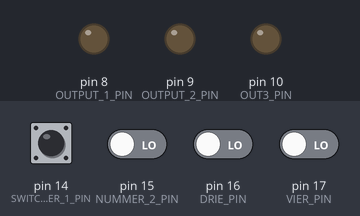
A sketch run on a simulated Arduino Uno, built with avr-gcc and run on an emulated ATmega328P. Shown: output pins drawn as LEDs (lit = HIGH). The inputs (shaded band) are chosen by the test bench; at power-on: pin 14 (SWITCH_NUMMER_1_PIN) HIGH, pin 15 (NUMMER_2_PIN), pin 16 (DRIE_PIN), pin 17 (VIER_PIN) LOW.

Above: at 1.2 s.
1.3 s: pin 15 (NUMMER_2_PIN) driven HIGH and pin 16 (DRIE_PIN) driven HIGH
At 1.8 s:
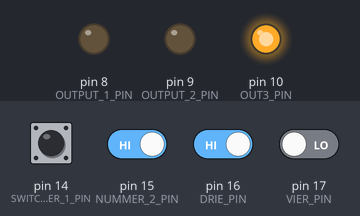
2.8 s: pin 15 (NUMMER_2_PIN) driven LOW
At 4.0 s:
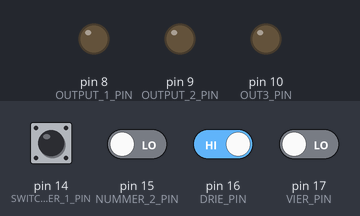
4.3 s: pin 17 (VIER_PIN) driven HIGH
At 5.3 s:
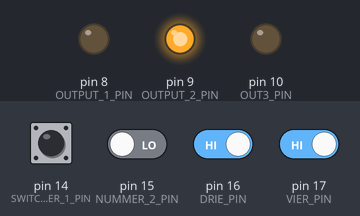
5.8 s: pin 17 (VIER_PIN) driven LOW
At 6.4 s:
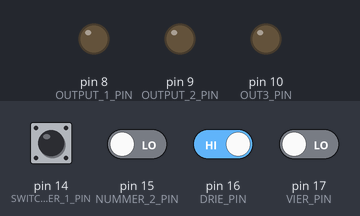
Timing chart, 0 to 8.3 s (numbered marks = the images above; inputs shaded):
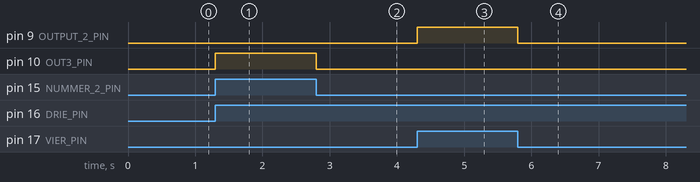

The sketch:

test.ino
```cpp
/**
 * test.cpp
 *
 *  Created on	: 9 nov. 2013
 *  Author		: Nico Verduin
 *	Email		: info@verelec.com
 *  Website		: www.verelec.nl
 *
 * Revision Control
 *
 * Latest Revsion
 * ____________________
 *
 * Revision	: $Revision: 3 $
 * Date		: $Date: 2013-11-11 14:08:57 +0100 (Mon, 11 Nov 2013) $
 * Author	: $Author: Nico $
 *
 */
#include <Arduino.h>
#include "TruthTableEngineClass.h"	// truth table engine class
#include "Test_Set.h"				// generated test set

TruthTableEngine engine;			// we only need one engine

void setup(){
	Test_Set_buildModelStructure();	// function itself is generated in test set
	engine.setup(Test_Set_ptr);		// setup IO ports. TestSet_ptr is generated
}

void loop(){
	//
	// process all at once
	//
	engine.processAutomatic(Test_Set_ptr);
	//
	// or each individual step
	//
	engine.readInputs(Test_Set_ptr);	// reads the inputs from the digital pins
	engine.preProcess(Test_Set_ptr);	// processes all inputs
	engine.process(Test_Set_ptr);		// searches a valid combination
	engine.postProcess(Test_Set_ptr);	// processes all outputs
	engine.writeOutputs(Test_Set_ptr);	// writes the outputs to the digital pins
}
```

Test_Set.h
```cpp
#ifndef TEST_SET_H
#define TEST_SET_H
#include "TruthTableEngineClass.h"
/**
 * @file     D:\workspace\TruthTableEngine\Test_Set.h
 * @author   TruthTable Testset generator
 * @date     10-11-2013
 * @version  1.0
 * @mainPage
 * test set generated for Truth table engine
 */

/**
 * SVN version control. do not remove
 * $Revision: 3 $
 * $Date: 2013-11-11 14:08:57 +0100 (Mon, 11 Nov 2013) $
 * $Author: Nico $
 */

#ifdef __IN_ECLIPSE__
    #ifdef __cplusplus
        extern "C" {
    #endif
    void loop();
    void setup();
    #ifdef __cplusplus
       } // extern "C"
    #endif
#endif
#include <Arduino.h>
//
// pin definitions
//

#define	SWITCH_NUMMER_1_PIN	14	// SWITCH NUMMER 1
#define	NUMMER_2_PIN	15	// NUMMER 2
#define	DRIE_PIN	16	// DRIE
#define	VIER_PIN	17	// VIER
#define	OUTPUT_1_PIN	8	// OUTPUT 1
#define	OUTPUT_2_PIN	9	// OUTPUT 2
#define	OUT3_PIN	10	// OUT3
//
// pin Array
//
uint8_t Test_Set_inputArray[] =          // this array contains all the digital input pins used
{	SWITCH_NUMMER_1_PIN	,	// Switch nummer 1
	NUMMER_2_PIN	,	// Nummer 2
	DRIE_PIN	,	// Drie
	VIER_PIN	,	// vier
};
//
// Active input level Array
//
uint8_t Test_Set_activeInputArray[] =          // this array contains the active input level per pin
{	LOW 	,	// Switch nummer 1
	LOW 	,	// Nummer 2
	LOW 	,	// Drie
	LOW 	,	// vier
};
//
// Analog pin Array
//
uint8_t Test_Set_analogArray[] =          // this array contains all the analog input pins used
{};
//
// Output pin Array
//
uint8_t Test_Set_outputArray[] =          // this array contains all the digital output pins used
{	OUTPUT_1_PIN	,	// output 1
	OUTPUT_2_PIN	,	// output 2
	OUT3_PIN	,	// out3
};
//
// Active output level Array
//
uint8_t Test_Set_activeOutputArray[] =          // this array contains the active output level per pin
{	HIGH	,	// output 1
	HIGH	,	// output 2
	HIGH	,	// out3
};
//
// Bandwidth array
//
unsigned int Test_Set_bandwidthArray[][2] =          // this array contains the active bandwidths
{};
//
// structure for Engine Array entries. Current setup can handle maximum of 8 inputs mapping to 8 outputs
//
#ifndef STRUCT_CONDITION
#define STRUCT_CONDITION
struct condition {
    uint32_t inputs;         // input conditions
    uint32_t outputs;        // output results
};
#endif

//
// Conditions array
//
// instructions for use:
// - on the input side, a "1" indicates that that switch or input is SET. See it as an X on a truth table
// - On the output, a "1" indicates it will set the output pin.
//
// However, as inputs and outputs might be different set in practice. i.e. pull-up or pull-down on the inputs
// or a setting of output would mean a "0" while normally they would be high. This is resolved with the
// defines INPUT_ON and OUTPUT_ON at the beginning of the program
//
//
// Conditions array
//
 condition Test_Set_engineArray[] =          // this array contains the Truth table
{
	{ B1000,	 B100},	// Condition 1
	{ B0100,	 B010},	// Condition 2
	{ B0010,	 B110},	// Condition 3
	{ B0001,	 B001},	// Condition 4
};
uint8_t Test_Set_digitalInputArray[ 4];    // contains the digital values read from the pins
unsigned int Test_Set_analogInputArray[ 0];       // contains the analog values read from the pins
uint8_t Test_Set_digitalOutputArray[ 3];       // contains the output values read from the engine
//
// collections of all arrays belonging to Test_Set
//
EngineData Test_Set;                        // contains all the pointers to this testset
EngineData *Test_Set_ptr;                    // pointer to this testset

/**
* @name Test_Set_buildModelStructure()
* builds the model structure for this dataset ready to be handed over to the TruthTable Engine
*/
void Test_Set_buildModelStructure() {
    Test_Set_ptr                    = &Test_Set;  // get address of Engine test set
    //
    // get pointers to individual generated arrays
    //
    Test_Set_ptr->digitalInputArray  = Test_Set_digitalInputArray;    // inputs from digital ports
    Test_Set_ptr->analogInputArray   = Test_Set_analogInputArray;     // inputs from analog ports
    Test_Set_ptr->bandwidthArray     = &Test_Set_bandwidthArray[0][0];// bandwidths for analog ports
    Test_Set_ptr->activeInputArray   = Test_Set_activeInputArray;     // input levels when active
    Test_Set_ptr->inputArray         = Test_Set_inputArray;           // pin definitions digital input
    Test_Set_ptr->analogArray        = Test_Set_analogArray;          // pin definitions analog input
    Test_Set_ptr->outputArray        = Test_Set_outputArray;          // pin definitions digital outputs
    Test_Set_ptr->activeOutputArray  = Test_Set_activeOutputArray;    // output levels when active
    Test_Set_ptr->digitalOutputArray = Test_Set_digitalOutputArray;   // outputs to digital ports
    Test_Set_ptr->engineArray        = Test_Set_engineArray;          // conditions to engine
    Test_Set_ptr->numberOfDigitalPins =  4;
    Test_Set_ptr->numberOfAnalogPins =  0;
    Test_Set_ptr->numberOfOutputPins =  3;
    Test_Set_ptr->numberOfConditions =  4;
}
#endif
```

TruthTableEngineClass.cpp
```cpp
/**
 * TruthTableEngineClass.cpp
 *
 *  Created on	: 7 nov. 2013
 *  Author		: Nico Verduin
 *	Email		: info@verelec.com
 *  Website		: www.verelec.nl
 *
 * Revision Control
 *
 * Latest Revsion
 * ____________________
 *
 * Revision	: $Revision: 3 $
 * Date		: $Date: 2013-11-11 14:08:57 +0100 (Mon, 11 Nov 2013) $
 * Author	: $Author: Nico $
 *
 */
#include "TruthTableEngineClass.h"

/**
 * @name TruthTableEngine()
 * constructor
 */
TruthTableEngine::TruthTableEngine() {
}
/**
 * @name setup(EngineData *inp)
 * @parameter inp pointer to EngineData structure
 * sets the input and output ports
 */
void TruthTableEngine::setup(EngineData *inp) {
	//
	// setup digital input and output pins
	//
	for (uint8_t i = 0; i < inp->numberOfDigitalPins; i++) {
		pinMode(inp->inputArray[i], INPUT);
	}
	for (uint8_t i = 0; i < inp->numberOfOutputPins; i++) {
		pinMode(inp->outputArray[i], OUTPUT);
	}
}


/**
 * @name readInputs(EngineData *inp)
 * @parameter inp pointer to EngineData structure
 * reads the inputs from the digital and analog pins
 */
void TruthTableEngine::readInputs(EngineData *inp) {
	//
	// read the digital inputs
	//
	for (uint8_t i = 0; i < inp->numberOfDigitalPins; i++) {
		inp->digitalInputArray[i] = digitalRead(inp->inputArray[i]);
	}
	//
	// read the analog inputs
	//
	for (uint8_t i = 0; i < inp->numberOfAnalogPins; i++) {
		inp->analogInputArray[i] = analogRead(inp->analogArray[i]);
	}
}
/**
 * @name preProcess(EngineData *inp)
 * @param inp pointer to EngineData structure
 * preprocesses the data by validating the input pins against the active logic levels
 * and analog values if they fit within the bandwidth
 */
void TruthTableEngine::preProcess(EngineData *inp) {

	inp->testByte = 0;				// no inputs processed yet
    //
    // process digital inputs
    //
    for (uint8_t i = 0; i < inp->numberOfDigitalPins; i++) {
        //
        // shift the bits in testByte one bit left first and then add the digital reading of the pin
        //
        inp->testByte = inp->testByte << 1;               				// shift left one bit
        if(inp->digitalInputArray[i] == inp->activeInputArray[i]) {    // set right bit setting in test byte
            inp->testByte += 1;
        } else {
            inp->testByte += 0;
        }
    }

    //
    // preprocessing analog inputs
    //
    for (uint8_t i = 0; i < inp->numberOfAnalogPins; i++){
        //
        // check if within bandwidth
        //
        inp->testByte = inp->testByte << 1;                       		// shift one bit left
        uint8_t j = (i * 2 * sizeof(unsigned int));						// determine offsets
        if (inp->analogInputArray[i] >= inp->bandwidthArray[j]) {       // value larger/equal than minimum value
            if (inp->analogInputArray[i] <= inp->bandwidthArray[j+1]) { // value smaller/equal than maximum value
                //
                // fits in the bandwidth
                //
                inp->testByte = inp->testByte + 1;                		// set lowest bit to 1
            }
        }
    }

}
/**
 * @name process(EngineData *inp)
 * @param inp pointer to EngineData structure
 * searches the condition table for a valid (= equal) entry like testByte and
 * puts the result in output byte
 */
void TruthTableEngine::process(EngineData *inp) {
    //
    // Check if there is an entry with a corresponding match in the engine array
    //
	inp->outputByte = 0L;

    for (uint8_t i = 0; i < inp->numberOfConditions; i++){
        if (inp->engineArray[i].inputs == inp->testByte) {
            //
            // we found a corresponding entry
            //
            inp->outputByte = inp->engineArray[i].outputs;
            //
            // and we can break out of the loop
            //
            break;
        }
    }
}
/**
 * @name postProcess(EngineData *inp)
 * @param inp pointer to EngineData structure
 * Breaks the output byte into the individual array entries
 */
void TruthTableEngine::postProcess(EngineData *inp) {

	uint32_t wOutputByte;			// work value so outputByte stays intact

	wOutputByte = inp->outputByte;
    //
    // now the post processing. copy each bit value from outputByte into the output array
    //
    for (int i = inp->numberOfOutputPins - 1; i >=0; i--) {
        //
        // mask all but the least significant bit and set the digitalOutput Array
    	//
        if ((wOutputByte & 0x0001) == 1) {
        	inp->digitalOutputArray[i] = 1;
        } else {
        	inp->digitalOutputArray[i] = 0;
        }
        //
        // right shift outputByte one bit
        //
        wOutputByte = wOutputByte >> 1;
    }
}

/**
 * @name writeOutputs(EngineData *inp)
 * @param inp pointer to EngineData structure
 * copies the digital output array to the corresponding pin outputs
 */
void TruthTableEngine::writeOutputs(EngineData *inp) {
    //
    // now the post processing. copy each digital output to the correct pin and set the active level
    //
    for (uint8_t i = 0; i < inp->numberOfOutputPins; i++) {
        //
        // test each bit
        //
        if (inp->digitalOutputArray[i] == 1) {
            digitalWrite(inp->outputArray[i], inp->activeOutputArray[i]);
        } else {
            digitalWrite(inp->outputArray[i], !inp->activeOutputArray[i]);
        }
    }
}
/**
 * @name processAutomatic(EngineData *inp)
 * @param inp pointer to EngineData structure
 * processes the whole sequence from reading inputs to writing outputs
 */
void TruthTableEngine::processAutomatic(EngineData *inp) {
	readInputs(inp);		// read inputs
	preProcess(inp);		// pre process into testbyte
	process(inp);			// search for valid combination
	postProcess(inp);		// copy result to output array
	writeOutputs(inp);		// write digital pins based on active levels
}
```

TruthTableEngineClass.h
```cpp
/**
 * TruthTableEngineClass.h
 *
 *  Created on	: 7 nov. 2013
 *  Author		: Nico Verduin
 *	Email		: info@verelec.com
 *  Website		: www.verelec.nl
 *
 * Revision Control
 *
 * Latest Revsion
 * ____________________
 *
 * Revision	: $Revision: 3 $
 * Date		: $Date: 2013-11-11 14:08:57 +0100 (Mon, 11 Nov 2013) $
 * Author	: $Author: Nico $
 *
 */

#ifndef TRUTHTABLEENGINECLASS_H_
#define TRUTHTABLEENGINECLASS_H_

#include <Arduino.h>
//
// structure for Engine Array entries. Current setup can handle maximum of 8 inputs mapping to 8 outputs
//
#ifndef STRUCT_CONDITION
#define STRUCT_CONDITION
struct condition {
	uint32_t inputs;         // input conditions
	uint32_t outputs;        // output results
};
#endif
//
// complete set we are working with
//
struct EngineData {
	uint8_t *inputArray; 			// pointer to digital input pin array
	uint8_t *analogArray; 			// pointer to analog input pin array
	uint8_t *activeInputArray;		// pointer to active input levels (for digital inputs)
	uint8_t *digitalInputArray;		// pointer to digital input array (read values)
	unsigned int *analogInputArray;	// pointer to analog input array (read values)
	uint8_t *outputArray;			// pointer to output pin array
	uint8_t *activeOutputArray;		// pointer to active output levels
	uint8_t *digitalOutputArray;  	// pointer to digital output array (values to write)
	unsigned int *bandwidthArray;	// pointer to analog bandwidths
	condition *engineArray;			// pointer to conditions sets
	uint8_t	numberOfDigitalPins;	// number of digital pins
	uint8_t numberOfAnalogPins;		// number of analog pins
	uint8_t numberOfOutputPins;		// number of output pins
	unsigned int numberOfConditions;// number of conditions to test
	uint32_t testByte;				// 4 byte value that will be tested in Engine
	uint32_t outputByte;			// 4 byte result value from engine
};


class TruthTableEngine {
	public:
		TruthTableEngine();						// constructor
		void setup(EngineData *inp);			// sets the input and output ports
		void readInputs(EngineData *inp);		// reads the inputs from the digital pins
		void preProcess(EngineData *inp);		// processes all inputs
		void process(EngineData *inp);			// searches a valid combination
		void postProcess(EngineData *inp);		// processes all outputs
		void writeOutputs(EngineData *inp);		// writes the outputs to the digital pins
		void processAutomatic(EngineData *inp);	// processes the above in sequence
};

#endif /* TRUTHTABLEENGINECLASS_H_ */
```

Measured:
- after the input at 1.3 s, pin 10 (OUT3_PIN): LOW → HIGH at once
- after the input at 2.8 s, pin 10 (OUT3_PIN): HIGH → LOW at once
- after the input at 4.3 s, pin 9 (OUTPUT_2_PIN): LOW → HIGH at once
- after the input at 5.8 s, pin 9 (OUTPUT_2_PIN): HIGH → LOW at once
